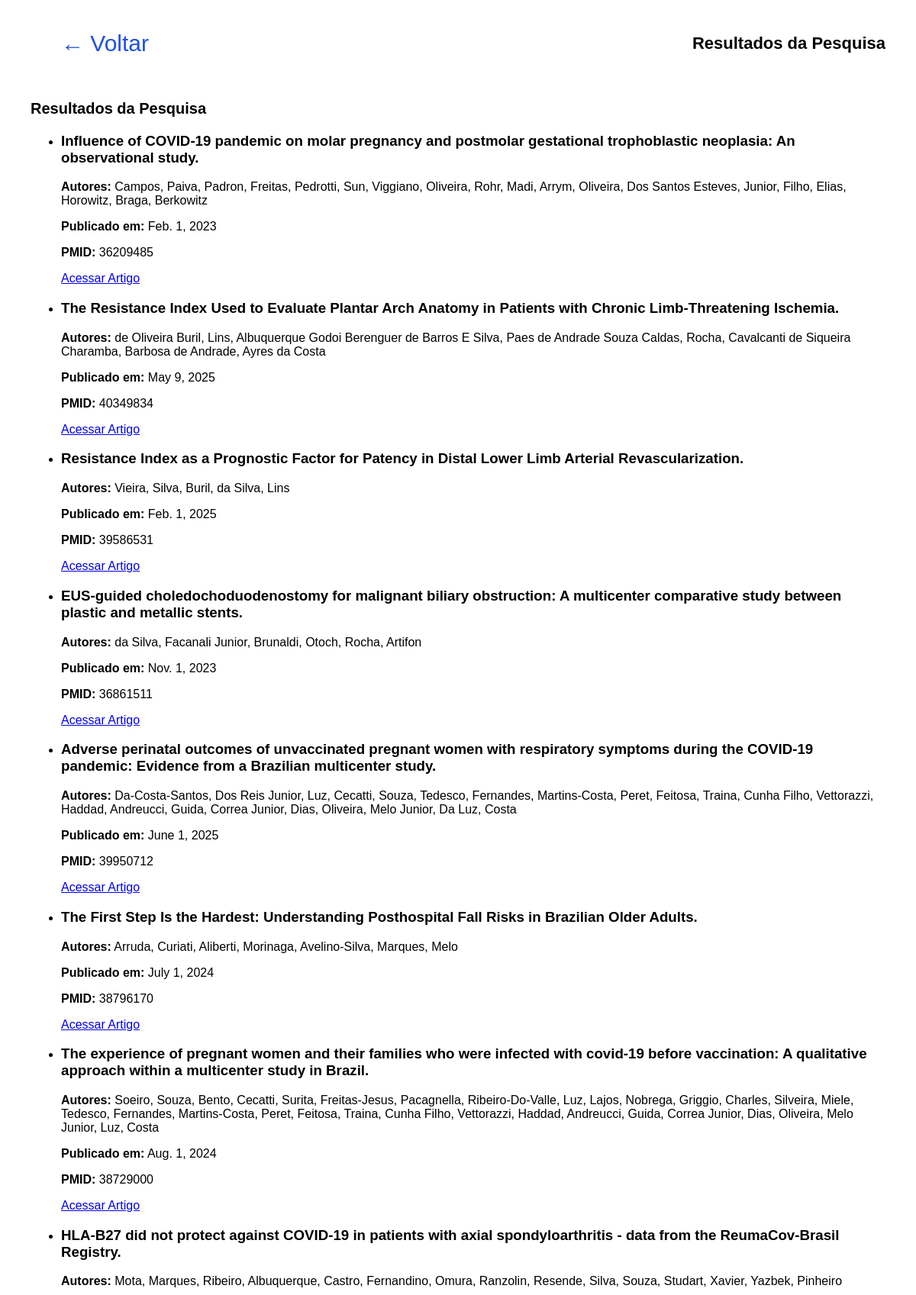
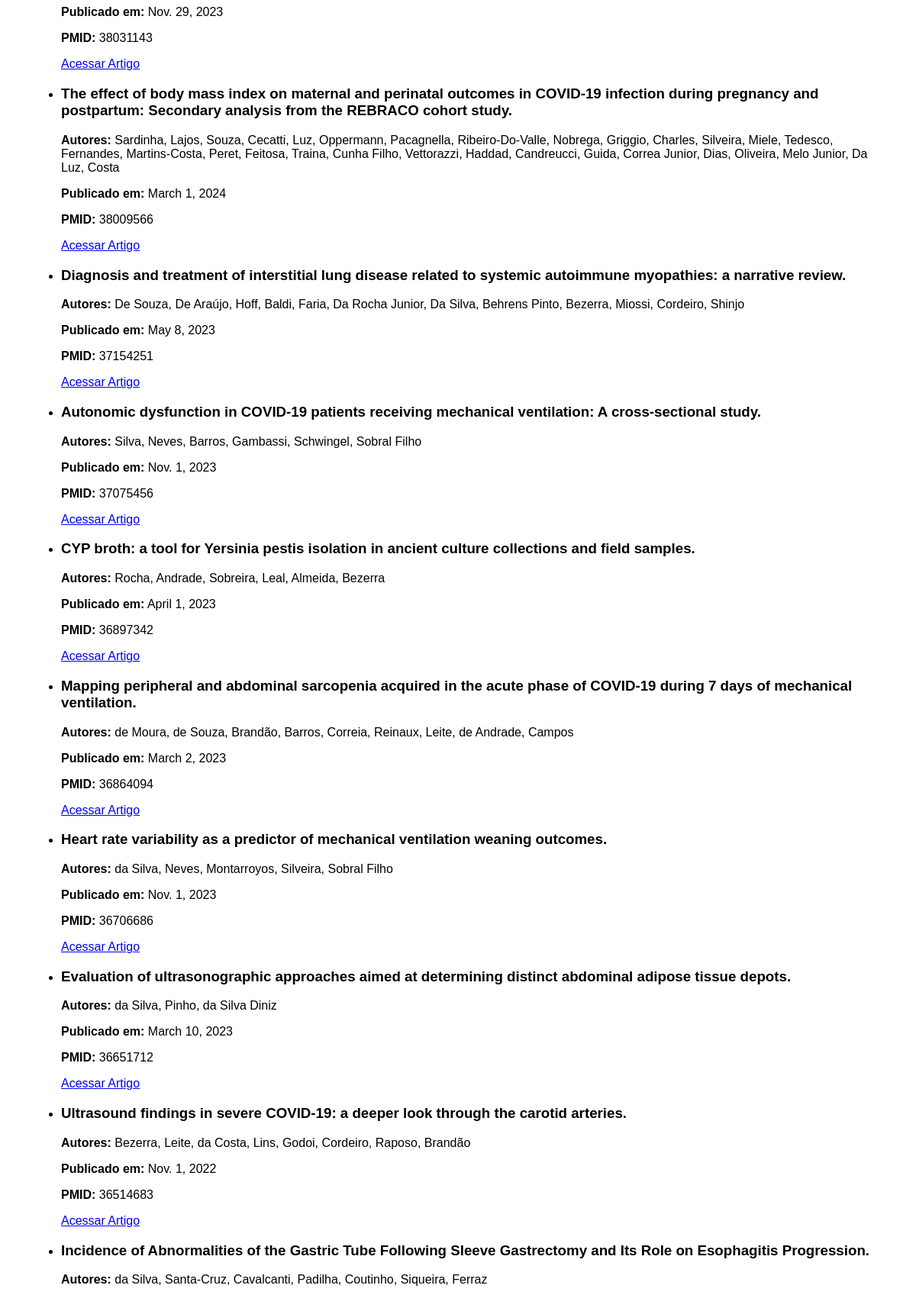
Page /resultados/ (upper part) on the committed database (2 pictures, top to bottom).
### busca/models.py (models this page shows, shortened)
class Artigo(models.Model):
    origem = models.CharField(max_length=20)            # pubmed, scielo, lilacs, etc
    pmid = models.CharField(max_length=50, blank=True, null=True)
    titulo = models.TextField()
    link = models.URLField()
    data_publicacao = models.DateField(null=True, blank=True)
    autores = models.TextField(blank=True, null=True)
    resumo = models.TextField(blank=True, null=True)
    criado_em = models.DateTimeField(auto_now_add=True)
    afiliacao = models.TextField(blank=True, null=True)
    termo_de_busca = models.CharField(max_length=200, blank=True)

### busca/views.py (the view, shortened to what this page needs)
# urls.py: path("resultados/", views.resultados, name="resultados"),
def resultados(request):
    termo = request.GET.get("q", "").strip()
    origem = request.GET.get("origem", "").strip().lower()
    tipo = request.GET.get("tipo", "").strip().lower()
    data_inicio = request.GET.get("data_inicio", "").strip()
    data_fim = request.GET.get("data_fim", "").strip()
    artigos = Artigo.objects.all()
    if origem:
        lista_origens = [o.strip() for o in origem.split(",") if o.strip()]
        if lista_origens:
            artigos = artigos.filter(origem__in=lista_origens)
    should_save = bool(termo or origem or data_inicio or data_fim or tipo)
    if data_inicio:
        try:
            data_i = datetime.strptime(data_inicio, "%Y-%m-%d").date()
            artigos = artigos.filter(data_publicacao__gte=data_i)
        except:
            pass
    if data_fim:
        try:
            data_f = datetime.strptime(data_fim, "%Y-%m-%d").date()
            artigos = artigos.filter(data_publicacao__lte=data_f)
        except:
            pass
    return render(request, "busca/resultados.html", {
            "artigos": artigos,
            "query": termo,
            "origem": origem,
            "tipo": tipo,
            "data_inicio": data_inicio,
            "data_fim": data_fim
        })

### busca/templates/busca/resultados.html (shortened to what this page needs)
{% load static %}
<!DOCTYPE html>
<html lang="pt-br">
<head>
    <link rel="stylesheet" href="{% static 'busca/style.css' %}">
</head>
<body>
<header>
    <a href="/" class="back-button">← Voltar</a>
    <h1>Resultados da Pesquisa</h1>
</header>
<div class="container">
    <div class="results-box">
        {% if query %}
            <h2>Resultados para: <span style="color:#1976D2;">"{{ query }}"</span></h2>
        {% else %}
            <h2>Resultados da Pesquisa</h2>
        {% endif %}
        {% if artigos %}
            <ul class="article-list">
                {% for art in artigos %}
                    <li class="article-item">
                        <h3>{{ art.titulo }}</h3>
                        {% if art.autores %}
                            <p><strong>Autores:</strong> {{ art.autores }}</p>
                        {% endif %}
                        {% if art.data_publicacao %}
                            <p><strong>Publicado em:</strong> {{ art.data_publicacao }}</p>
                        {% endif %}
                        {% if art.pmid %}
                            <p><strong>PMID:</strong> {{ art.pmid }}</p>
                        {% endif %}
                        <a class="article-link" href="{{ art.link }}" target="_blank">
                            Acessar Artigo
                        </a>
                    </li>
                {% endfor %}
            </ul>
        {% else %}
            <p style="margin-top:20px; font-size:1.1em;">
                Nenhum artigo encontrado para a busca informada.
            </p>
        {% endif %}
    </div>
</div>
</body>
</html>

### busca/static/busca/style.css (style rules this page uses)
body { font-family: 'Arial', sans-serif; background-color: #fff; margin: 0; padding: 0; color: #000; overflow-x: hidden; }
header { display: flex; justify-content: space-between; align-items: center; padding: 20px 40px; }
h1 { font-size: 22px; font-weight: bold; }
.back-button { font-size: 30px; color: #1E50E1; text-decoration: none; display: inline-block; margin: 20px 40px; }
.container { display: flex; justify-content: space-between; align-items: flex-start; padding: 0 40px; }
h2 { font-size: 20px; margin-bottom: 20px; }

### rows in the picture
Artigo: titulo "Influence of COVID-19 pandemic on molar pregnancy and postmolar gestational trophoblastic neoplasia: An observational study.", autores "Campos, Paiva, Padron, Freitas, Pedrotti, Sun, Viggiano, Oliveira, Rohr, Madi, Arrym, Oliveira, Dos Santos Esteves, Junior, Filho, Elias, Horowitz, Braga, Berkowitz", data_publicacao "Feb. 1, 2023", pmid "36209485"
Artigo: titulo "The Resistance Index Used to Evaluate Plantar Arch Anatomy in Patients with Chronic Limb-Threatening Ischemia.", autores "de Oliveira Buril, Lins, Albuquerque Godoi Berenguer de Barros E Silva, Paes de Andrade Souza Caldas, Rocha, Cavalcanti de Siqueira Charamba, Barbosa de Andrade, Ayres da Costa", data_publicacao "May 9, 2025", pmid "40349834"
Artigo: titulo "Resistance Index as a Prognostic Factor for Patency in Distal Lower Limb Arterial Revascularization.", autores "Vieira, Silva, Buril, da Silva, Lins", data_publicacao "Feb. 1, 2025", pmid "39586531"
Artigo: titulo "EUS-guided choledochoduodenostomy for malignant biliary obstruction: A multicenter comparative study between plastic and metallic stents.", autores "da Silva, Facanali Junior, Brunaldi, Otoch, Rocha, Artifon", data_publicacao "Nov. 1, 2023", pmid "36861511"
Artigo: titulo "Adverse perinatal outcomes of unvaccinated pregnant women with respiratory symptoms during the COVID-19 pandemic: Evidence from a Brazilian multicenter study.", autores "Da-Costa-Santos, Dos Reis Junior, Luz, Cecatti, Souza, Tedesco, Fernandes, Martins-Costa, Peret, Feitosa, Traina, Cunha Filho, Vettorazzi, Haddad, Andreucci, Guida, Correa Junior, Dias, Oliveira, Melo Junior, Da Luz, Costa", data_publicacao "June 1, 2025", pmid "39950712"
Artigo: titulo "The First Step Is the Hardest: Understanding Posthospital Fall Risks in Brazilian Older Adults.", autores "Arruda, Curiati, Aliberti, Morinaga, Avelino-Silva, Marques, Melo", data_publicacao "July 1, 2024", pmid "38796170"
Artigo: titulo "The experience of pregnant women and their families who were infected with covid-19 before vaccination: A qualitative approach within a multicenter study in Brazil.", autores "Soeiro, Souza, Bento, Cecatti, Surita, Freitas-Jesus, Pacagnella, Ribeiro-Do-Valle, Luz, Lajos, Nobrega, Griggio, Charles, Silveira, Miele, Tedesco, Fernandes, Martins-Costa, Peret, Feitosa, Traina, Cunha Filho, Vettorazzi, Haddad, Andreucci, Guida, Correa Junior, Dias, Oliveira, Melo Junior, Luz, Costa", data_publicacao "Aug. 1, 2024", pmid "38729000"
Artigo: titulo "HLA-B27 did not protect against COVID-19 in patients with axial spondyloarthritis - data from the ReumaCov-Brasil Registry.", autores "Mota, Marques, Ribeiro, Albuquerque, Castro, Fernandino, Omura, Ranzolin, Resende, Silva, Souza, Studart, Xavier, Yazbek, Pinheiro", data_publicacao "Nov. 29, 2023", pmid "38031143"
Artigo: titulo "The effect of body mass index on maternal and perinatal outcomes in COVID-19 infection during pregnancy and postpartum: Secondary analysis from the REBRACO cohort study.", autores "Sardinha, Lajos, Souza, Cecatti, Luz, Oppermann, Pacagnella, Ribeiro-Do-Valle, Nobrega, Griggio, Charles, Silveira, Miele, Tedesco, Fernandes, Martins-Costa, Peret, Feitosa, Traina, Cunha Filho, Vettorazzi, Haddad, Candreucci, Guida, Correa Junior, Dias, Oliveira, Melo Junior, Da Luz, Costa", data_publicacao "March 1, 2024", pmid "38009566"
Artigo: titulo "Diagnosis and treatment of interstitial lung disease related to systemic autoimmune myopathies: a narrative review.", autores "De Souza, De Araújo, Hoff, Baldi, Faria, Da Rocha Junior, Da Silva, Behrens Pinto, Bezerra, Miossi, Cordeiro, Shinjo", data_publicacao "May 8, 2023", pmid "37154251"
Artigo: titulo "Autonomic dysfunction in COVID-19 patients receiving mechanical ventilation: A cross-sectional study.", autores "Silva, Neves, Barros, Gambassi, Schwingel, Sobral Filho", data_publicacao "Nov. 1, 2023", pmid "37075456"
Artigo: titulo "CYP broth: a tool for Yersinia pestis isolation in ancient culture collections and field samples.", autores "Rocha, Andrade, Sobreira, Leal, Almeida, Bezerra", data_publicacao "April 1, 2023", pmid "36897342"
Artigo: titulo "Mapping peripheral and abdominal sarcopenia acquired in the acute phase of COVID-19 during 7 days of mechanical ventilation.", autores "de Moura, de Souza, Brandão, Barros, Correia, Reinaux, Leite, de Andrade, Campos", data_publicacao "March 2, 2023", pmid "36864094"
Artigo: titulo "Heart rate variability as a predictor of mechanical ventilation weaning outcomes.", autores "da Silva, Neves, Montarroyos, Silveira, Sobral Filho", data_publicacao "Nov. 1, 2023", pmid "36706686"
Artigo: titulo "Evaluation of ultrasonographic approaches aimed at determining distinct abdominal adipose tissue depots.", autores "da Silva, Pinho, da Silva Diniz", data_publicacao "March 10, 2023", pmid "36651712"
Artigo: titulo "Ultrasound findings in severe COVID-19: a deeper look through the carotid arteries.", autores "Bezerra, Leite, da Costa, Lins, Godoi, Cordeiro, Raposo, Brandão", data_publicacao "Nov. 1, 2022", pmid "36514683"
Artigo: titulo "Incidence of Abnormalities of the Gastric Tube Following Sleeve Gastrectomy and Its Role on Esophagitis Progression.", autores "da Silva, Santa-Cruz, Cavalcanti, Padilha, Coutinho, Siqueira, Ferraz"
